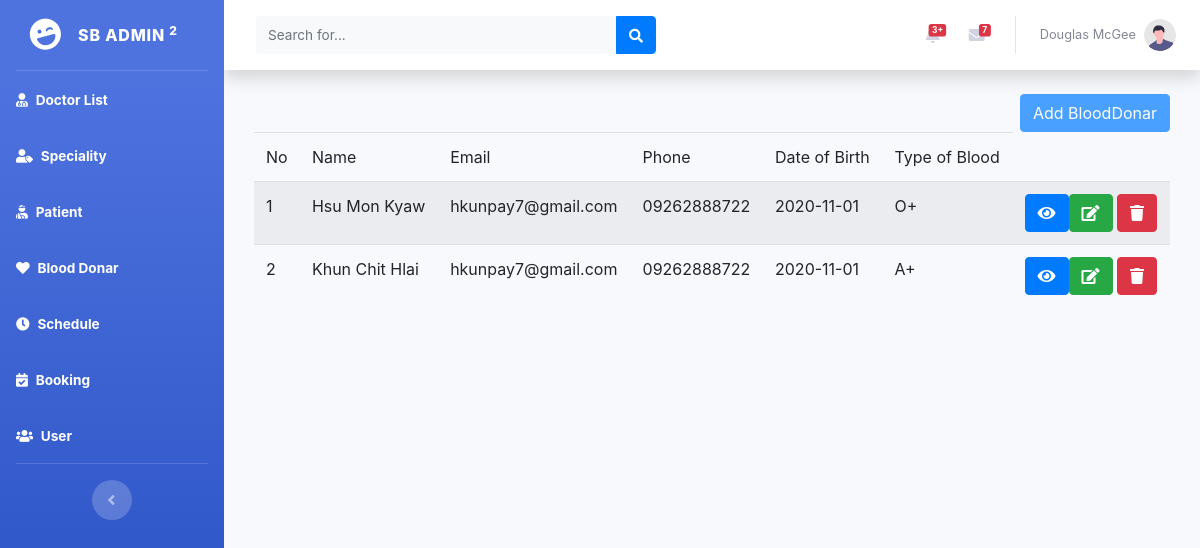
The page /backend/bloodindex.php on the database its author committed.
### tables this page shows
CREATE TABLE `blood_donation` (
  `id` int(11) NOT NULL,
  `name` varchar(255) NOT NULL,
  `email` varchar(255) NOT NULL,
  `phone` varchar(20) NOT NULL,
  `dob` varchar(255) NOT NULL,
  `tob` varchar(11) NOT NULL
);

### backend/include/dbconn.php (called while the page is built, shortened)
<?php
class Database
{
	private static $dbHost='localhost';
	private static $dbName='hospital';
	private static $dbUserName='root';
	private static $dbPassword='';
	private static $cont=null;
	public static function connect(){
	if (null== self::$cont) {
		try{
			self::$cont=new PDO("mysql:host=".self::$dbHost.";"."dbname=".self::$dbName,self::$dbUserName,self::$dbPassword);
		}
		catch (PDOException $e){
			die($e->getMessage());
		}
	}
	return self::$cont;
}
}
?>

### backend/model/blood.php (called while the page is built, shortened)
<?php
include_once('include/dbconn.php');
class Blood
{
public function show(){
		$this->pdo=Database::connect();
		$this->pdo->setAttribute(PDO::ATTR_ERRMODE,PDO::ERRMODE_EXCEPTION);
		$sql="select * from blood_donation";
		$stmt=$this->pdo->prepare($sql);
		$stmt -> execute();
		$results = $stmt -> fetchAll(PDO::FETCH_ASSOC);
		return $results;
}
}
?>

### backend/controller/bloodcontroller.php (called while the page is built, shortened)
<?php
include_once('model/blood.php');
class BloodController extends Blood
{
	public function showBlood(){
		return $this->show();
	}
}
?>

### backend/bloodindex.php (the view, shortened to what this page needs)
<!DOCTYPE html>
<html lang="en">
<head>
    <link href="vendor/fontawesome-free/css/all.min.css" rel="stylesheet" type="text/css">
    <link href="css/sb-admin-2.min.css" rel="stylesheet">
    <link rel="stylesheet" href="css/bootstrap.css">
</head>
<body id="page-top">
    <div id="wrapper">
        <ul class="navbar-nav bg-gradient-primary sidebar sidebar-dark accordion" id="accordionSidebar">
            <a class="sidebar-brand d-flex align-items-center justify-content-center" href="index.php">
                <div class="sidebar-brand-icon rotate-n-15">
                    <i class="fas fa-laugh-wink"></i>
                </div>
                <div class="sidebar-brand-text mx-3">SB Admin <sup>2</sup></div>
            </a>
            <hr class="sidebar-divider my-0">
            <li class="nav-item active">
                <a class="nav-link" href="doctorindex.php">
                    <i class="fas fa-user-md"></i>
                    <span>Doctor List</span></a>
            </li>
            <li class="nav-item active">
                <a class="nav-link" href="categoryindex.php">
                    <i class="fas fa-user-tag"></i>
                    <span>Speciality</span></a>
            </li>
            <li class="nav-item active">
                <a class="nav-link" href="patientindex.php">
                    <i class="fas fa-user-injured"></i>
                    <span>Patient</span></a>
            </li>
            <li class="nav-item active">
                <a class="nav-link" href="bloodindex.php">
                    <i class="fa fa-heart"></i>
                    <span>Blood Donar</span></a>
            </li>
            <li class="nav-item active">
                <a class="nav-link" href="scheduleindex.php">
                    <i class="fas fa-clock"></i>
                    <span>Schedule</span></a>
            </li>
            <li class="nav-item active">
                <a class="nav-link" href="bookingindex.php">
                <i class="fas fa-calendar-check"></i>
                    <span>Booking</span></a>
            </li>
            <li class="nav-item active">
                <a class="nav-link" href="bookingregindex.php">
                <i class="fas fa-users"></i>
                    <span>User</span></a>
            </li>
            <hr class="sidebar-divider d-none d-md-block">
            <div class="text-center d-none d-md-inline">
                <button class="rounded-circle border-0" id="sidebarToggle"></button>
            </div>
        </ul>
        <div id="content-wrapper" class="d-flex flex-column">
            <div id="content">
                <nav class="navbar navbar-expand navbar-light bg-white topbar mb-4 static-top shadow">
                    <form
                        class="d-none d-sm-inline-block form-inline mr-auto ml-md-3 my-2 my-md-0 mw-100 navbar-search">
                        <div class="input-group">
                            <input type="text" class="form-control bg-light border-0 small" placeholder="Search for..."
                                aria-label="Search" aria-describedby="basic-addon2">
                            <div class="input-group-append">
                                <button class="btn btn-primary" type="button">
                                    <i class="fas fa-search fa-sm"></i>
                                </button>
                            </div>
                        </div>
                    </form>
                    <ul class="navbar-nav ml-auto">
                        <li class="nav-item dropdown no-arrow mx-1">
                            <a class="nav-link dropdown-toggle" href="#" id="alertsDropdown" role="button"
                                data-toggle="dropdown" aria-haspopup="true" aria-expanded="false">
                                <span class="badge badge-danger badge-counter">3+</span>
                            </a>
                        </li>
                        <li class="nav-item dropdown no-arrow mx-1">
                            <a class="nav-link dropdown-toggle" href="#" id="messagesDropdown" role="button"
                                data-toggle="dropdown" aria-haspopup="true" aria-expanded="false">
                                <i class="fas fa-envelope fa-fw"></i>
                                <span class="badge badge-danger badge-counter">7</span>
                            </a>
                        </li>
                        <li class="nav-item dropdown no-arrow">
                            <a class="nav-link dropdown-toggle" href="#" id="userDropdown" role="button"
                                data-toggle="dropdown" aria-haspopup="true" aria-expanded="false">
                                <span class="mr-2 d-none d-lg-inline text-gray-600 small">Douglas McGee</span>
                                <img class="img-profile rounded-circle"
                                    src="img/undraw_profile.svg">
                            </a>
                        </li>
                    </ul>
                </nav>
                <div class="container-fluid">
                <?php
include_once("controller/bloodcontroller.php");
$bloodController=new BloodController();
$results=$bloodController->showBlood();
?>
<div class="container">
<div class='float-right' style="opacity: 0.7;">
    <a href='addblood.php' class='btn btn-primary pull-right'>Add BloodDonar</a>
</div>
 <table class="table table-striped">
<thead>
<tr>
<td>No</td>
<td>Name</td>
<td>Email</td>
<td>Phone</td>
<td>Date of Birth</td>
<td>Type of Blood</td>
</tr>
</thead>
<tbody>
<?php
$i=1;
foreach($results as $result)
{
 ?>
<tr>
<td><?php echo $i++?> </td>
<td><?php echo $result['name'];?> </td>
<td><?php echo $result['email'];?> </td>
<td><?php echo $result['phone'];?> </td>
<td><?php echo $result['dob'];?> </td>
<td><?php echo $result['tob'];?> </td>
<td><a class="btn btn-primary" href="bloodview.php?id=<?php echo $result['id'];?>" ><i class="fa fa-eye"></i></a><a class="btn btn-success" href="bloodedit.php?id=<?php echo $result['id'];?>"><i class="fa fa-edit"></i></a> <a class="btn btn-danger" onclick="return deleteuser(<?php echo $result['id'];?>);"><i class="fa fa-trash"></i></a></td>
</tr>
<?php
}
?>
</tbody>
</table>
</div>
                    </div>
                </div>
            </div>
        </div>
</body>
</html>

### rows shown on the page
blood_donation: name "Hsu Mon Kyaw", email "hkunpay7@gmail.com", phone "09262888722", dob "2020-11-01", tob "O+"
blood_donation: name "Khun Chit Hlai", email "hkunpay7@gmail.com", phone "09262888722", dob "2020-11-01", tob "A+"
